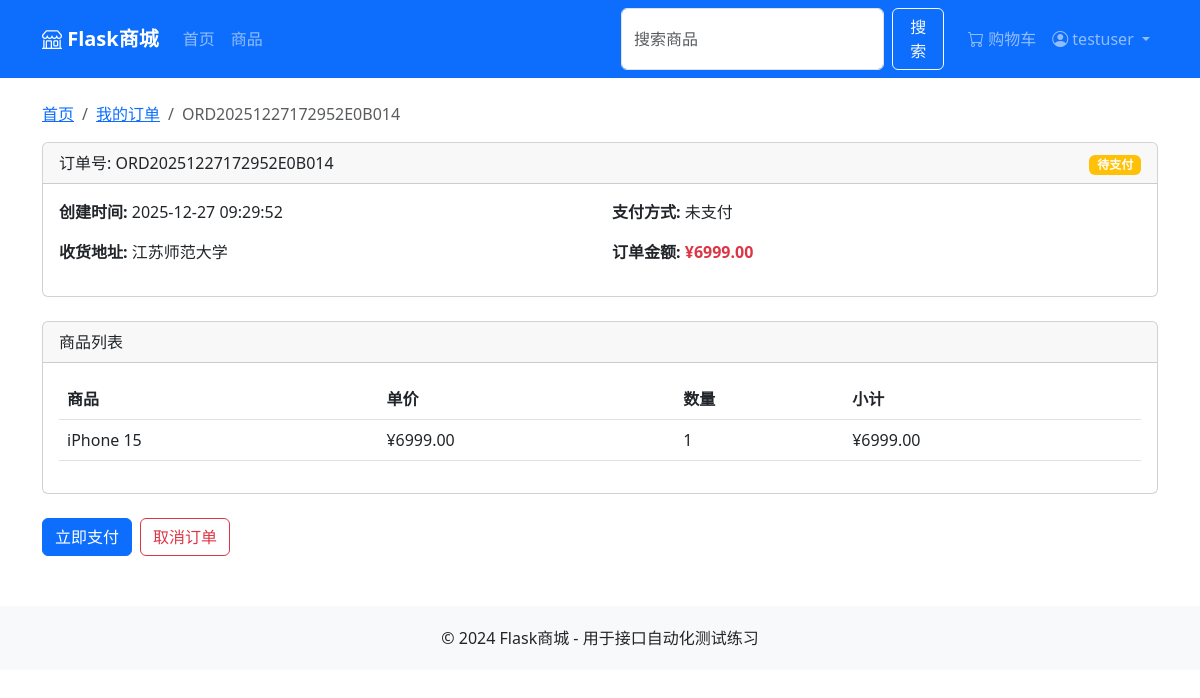
The page /orders/2 (signed in) on the database its author committed.
### app/models_product.py (models this page shows, shortened)
class Order(db.Model):
    id = db.Column(db.Integer, primary_key=True)
    order_no = db.Column(db.String(50), unique=True, nullable=False)
    user_id = db.Column(db.Integer, db.ForeignKey('user.id'), nullable=False)
    total_amount = db.Column(db.Float, nullable=False)
    status = db.Column(db.String(20), default='pending')  # pending, paid, shipped, completed, cancelled, refunded
    payment_method = db.Column(db.String(20))
    shipping_address = db.Column(db.String(200))
    created_at = db.Column(db.DateTime, default=datetime.utcnow)
    updated_at = db.Column(db.DateTime, default=datetime.utcnow, onupdate=datetime.utcnow)
    items = db.relationship('OrderItem', backref='order', lazy='dynamic')

class OrderItem(db.Model):
    id = db.Column(db.Integer, primary_key=True)
    order_id = db.Column(db.Integer, db.ForeignKey('order.id'), nullable=False)
    product_id = db.Column(db.Integer, db.ForeignKey('product.id'), nullable=False)
    product_name = db.Column(db.String(100), nullable=False)
    price = db.Column(db.Float, nullable=False)
    quantity = db.Column(db.Integer, nullable=False)
    product = db.relationship('Product')

### app/views/__init__.py (the view)
@main_bp.route('/orders/<int:order_id>')
@login_required
def order_detail(order_id):
    from app.models_product import Order
    order = Order.query.filter_by(id=order_id, user_id=session['user_id']).first_or_404()
    return render_template('order_detail.html', order=order)

### app/views/__init__.py (called while the page is built)
def login_required(f):
    @wraps(f)
    def decorated(*args, **kwargs):
        if 'user_id' not in session:
            flash('请先登录', 'warning')
            return redirect(url_for('main.login'))
        return f(*args, **kwargs)
    return decorated

### app/templates/order_detail.html (shortened to what this page needs)
{% extends "base.html" %}
{% block content %}
<nav aria-label="breadcrumb" id="breadcrumb">
    <ol class="breadcrumb">
        <li class="breadcrumb-item"><a href="{{ url_for('main.index') }}">首页</a></li>
        <li class="breadcrumb-item"><a href="{{ url_for('main.orders') }}">我的订单</a></li>
        <li class="breadcrumb-item active">{{ order.order_no }}</li>
    </ol>
</nav>
<div class="card mb-4" id="order-info-card">
    <div class="card-header d-flex justify-content-between align-items-center">
        <span id="order-no">订单号: {{ order.order_no }}</span>
        <span id="order-status">
            {% if order.status == 'pending' %}
            <span class="badge bg-warning">待支付</span>
            {% elif order.status == 'paid' %}
            <span class="badge bg-info">已支付</span>
            {% elif order.status == 'shipped' %}
            <span class="badge bg-primary">已发货</span>
            {% elif order.status == 'completed' %}
            <span class="badge bg-success">已完成</span>
            {% elif order.status == 'cancelled' %}
            <span class="badge bg-secondary">已取消</span>
            {% elif order.status == 'refunded' %}
            <span class="badge bg-danger">已退款</span>
            {% endif %}
        </span>
    </div>
    <div class="card-body">
        <div class="row">
            <div class="col-md-6">
                <p><strong>创建时间:</strong> <span id="order-created-at">{{ order.created_at.strftime('%Y-%m-%d %H:%M:%S') }}</span></p>
                <p><strong>收货地址:</strong> <span id="order-address">{{ order.shipping_address }}</span></p>
            </div>
            <div class="col-md-6">
                <p><strong>支付方式:</strong> <span id="order-payment">{{ order.payment_method or '未支付' }}</span></p>
                <p><strong>订单金额:</strong> <span id="order-amount" class="text-danger fw-bold">¥{{ "%.2f"|format(order.total_amount) }}</span></p>
            </div>
        </div>
    </div>
</div>
<div class="card mb-4" id="order-items-card">
    <div class="card-header">商品列表</div>
    <div class="card-body">
        <table class="table" id="order-items-table">
            <thead>
                <tr>
                    <th>商品</th>
                    <th>单价</th>
                    <th>数量</th>
                    <th>小计</th>
                </tr>
            </thead>
            <tbody id="order-items">
                {% for item in order.items %}
                <tr id="order-item-{{ item.id }}">
                    <td id="item-name-{{ item.id }}">{{ item.product_name }}</td>
                    <td id="item-price-{{ item.id }}">¥{{ "%.2f"|format(item.price) }}</td>
                    <td id="item-quantity-{{ item.id }}">{{ item.quantity }}</td>
                    <td id="item-subtotal-{{ item.id }}">¥{{ "%.2f"|format(item.price * item.quantity) }}</td>
                </tr>
                {% endfor %}
            </tbody>
        </table>
    </div>
</div>
<div class="d-flex gap-2" id="order-actions">
    {% if order.status == 'pending' %}
    <button type="button" class="btn btn-primary" id="pay-btn" data-bs-toggle="modal" data-bs-target="#payModal">立即支付</button>
    <button type="button" class="btn btn-outline-danger" id="cancel-btn">取消订单</button>
    {% elif order.status == 'paid' %}
    <button type="button" class="btn btn-outline-warning" id="refund-btn">申请退款</button>
    {% endif %}
</div>
{% endblock %}

### rows shown on the page
Order: order_no "ORD20251227172952E0B014", created_at "2025-12-27 09:29:52", shipping_address "江苏师范大学", payment_method "未支付", total_amount "6999.00"
OrderItem: product_name "iPhone 15", price "6999.00", quantity "1", item.price*item.quantity "6999.00"

### other values the page prints
{{ session.username }} "testuser"
